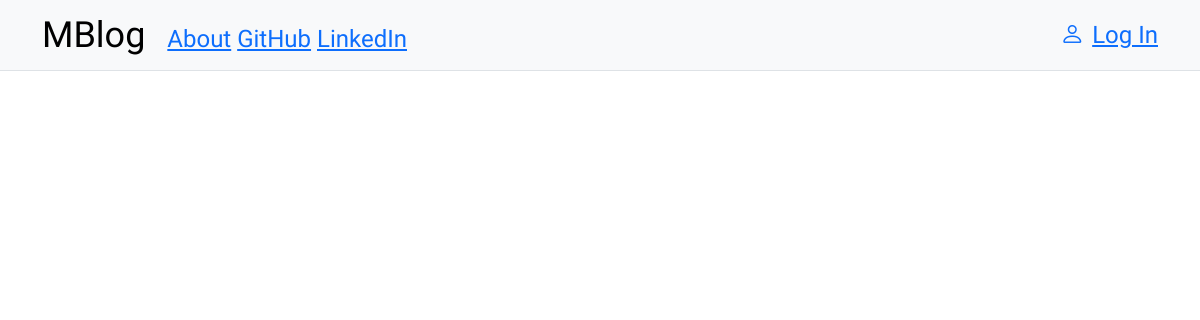
Before: / with the older database file.
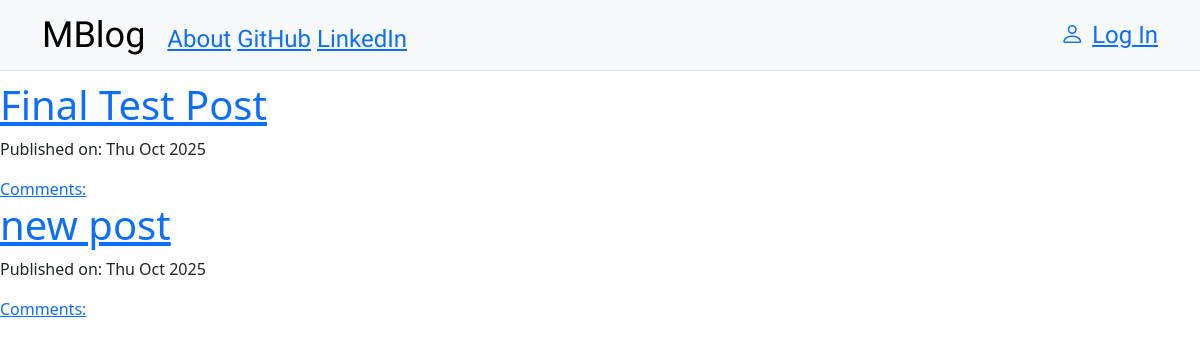
After: the same page with the newer database file.
### my_blog/models.py (models this page shows, shortened)
class Post(models.Model):
    author = models.ForeignKey('auth.User',on_delete=models.CASCADE)
    title = models.CharField(max_length=200)
    text = models.TextField()
    created_date = models.DateTimeField(default=timezone.now)
    published_date = models.DateTimeField(blank = True, null= True)

### my_blog/views.py (the view)
# urls.py: path('',views.PostListView.as_view(),name='post_list'),
class PostListView(ListView):
    model = Post
    def get_queryset(self):
        return Post.objects.filter(published_date__lte=timezone.now()).order_by('-published_date')

### my_blog/templates/my_blog/post_list.html
{% extends "my_blog/base.html" %} {% block content %}
<div class="centerstage">
  {% for post in post_list %}
  <div class="post">
    <h1><a href="{% url 'post_detail' pk=post.pk%}">{{ post.title }}</a></h1>
    <div class="date">
      <p>Published on: {{post.published_date|date:"D M Y"}}</p>
    </div>
    <a href="{% url 'post_detail' pk=post.pk %}"
      >Comments: {{post.approved_comments.count}}
    </a>
  </div>
  {% endfor %}
</div>
{% endblock %}

### my_blog/templates/my_blog/base.html (shortened to what this page needs)
<!DOCTYPE html>
{% load static %}
<html lang="en">
  <head>
    <link
      href="https://cdn.jsdelivr.net/npm/bootstrap@5.3.8/dist/css/bootstrap.min.css"
      rel="stylesheet"
    />
    <link
      rel="stylesheet"
      href="https://cdn.jsdelivr.net/npm/bootstrap-icons@1.11.3/font/bootstrap-icons.min.css"
    />
    <link
      rel="stylesheet"
      href="//cdn.jsdelivr.net/npm/medium-editor@latest/dist/css/medium-editor.min.css"
      type="text/css"
      media="screen"
      charset="utf-8"
    />
    <link rel="stylesheet" href="{% static 'css/blog.css' %}" />
  </head>
  <body class="loader">
    <nav class="navbar bg-light border-bottom border-body techfont">
      <div class="container">
        <ul class="nav navbar-nav">
          <li>
            <a class="navbar-brand bigbrand" href="{% url 'post_list' %}"
              >MBlog</a
            >
            <a href="{% url 'about' %}">About</a>
            <a href="https://github.com/">GitHub</a>
            <a href="https://www.linkedin.com/">LinkedIn</a>
          </li>
        </ul>
        <ul class="nav navbar-nav navbar-right">
          {% if user.is_authenticated %}
          <li>
            <a href="{% url 'post_new' %}"> New Post</a>
            <a href="{% url 'post_draft_list' %}"> Drafts</a>
            <a href="{% url 'logout' %}"> Log Out</a>
            <a> Welcome {{user.username}}</a>
          </li>
          {%else %}
          <li>
            <a class="nav navbar-right" href="{%url 'login'%}">
              <i class="bi bi-person me-2"></i> Log In</a
            >
          </li>
          {% endif %}
        </ul>
      </div>
    </nav>
    <div class="row">
      <div class="col-md-8">
        <div class="blog_post">{% block content %} {% endblock %}</div>
      </div>
    </div>
  </body>
</html>

### my_blog/static/css/blog.css (style rules this page uses)
.techfont { font-family: "Quattrocento", serif; font-size: 1.5em; margin-bottom: 10px; }
.bigbrand { font-size: 1.5em; }
.centerstage { margin-left: auto; margin-right: auto; }

Changed rows visible on the page:
added Post: title "Final Test Post", published_date "Thu Oct 2025"
now on this page (row edited): Post: title "new post", published_date "Thu Oct 2025"
